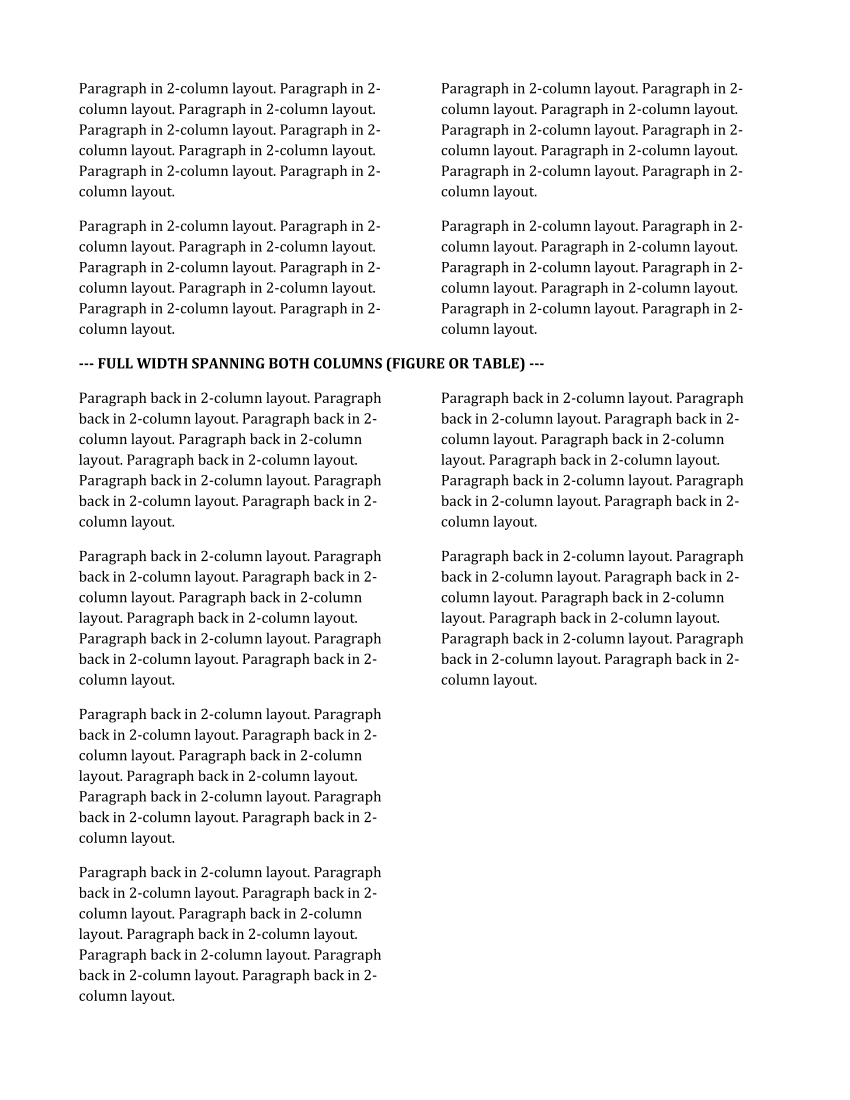

Write the Python code that produced this figure.
import docx
from docx import Document
from docx.shared import Cm, Pt
from docx.enum.section import WD_SECTION
from docx.oxml import parse_xml
from docx.oxml.ns import nsdecls
import win32com.client
import pypdf

doc = Document()
sec1 = doc.sections[0]
sec1.top_margin = Cm(2.0)
sec1.bottom_margin = Cm(2.0)
sec1.left_margin = Cm(2.0)
sec1.right_margin = Cm(2.0)

# Section 1: 2 columns
cols2 = parse_xml(r'<w:cols %s w:num="2" w:space="454"/>' % nsdecls('w'))
sec1._sectPr.append(cols2)

for _ in range(4):
    doc.add_paragraph("Paragraph in 2-column layout. " * 8)

# Continuous break -> 1 column
sec2 = doc.add_section(WD_SECTION.CONTINUOUS)
cols1 = parse_xml(r'<w:cols %s w:num="1"/>' % nsdecls('w'))
sec2._sectPr.append(cols1)

p_wide = doc.add_paragraph("--- FULL WIDTH SPANNING BOTH COLUMNS (FIGURE OR TABLE) ---")
p_wide.runs[0].bold = True

# Continuous break -> 2 columns
sec3 = doc.add_section(WD_SECTION.CONTINUOUS)
cols3 = parse_xml(r'<w:cols %s w:num="2" w:space="454"/>' % nsdecls('w'))
sec3._sectPr.append(cols3)

for _ in range(6):
    doc.add_paragraph("Paragraph back in 2-column layout. " * 8)

test_docx = r"D:\KULIAH-1\ITENAS\HackNusa\Prototype\SIAGA\scratch\test_span.docx"
test_pdf = r"D:\KULIAH-1\ITENAS\HackNusa\Prototype\SIAGA\scratch\test_span.pdf"
doc.save(test_docx)

word = win32com.client.Dispatch("Word.Application")
word.Visible = False
wb = word.Documents.Open(test_docx)
wb.SaveAs(test_pdf, FileFormat=17)
wb.Close()
word.Quit()

reader = pypdf.PdfReader(test_pdf)
print(f"Total pages generated: {len(reader.pages)}")
